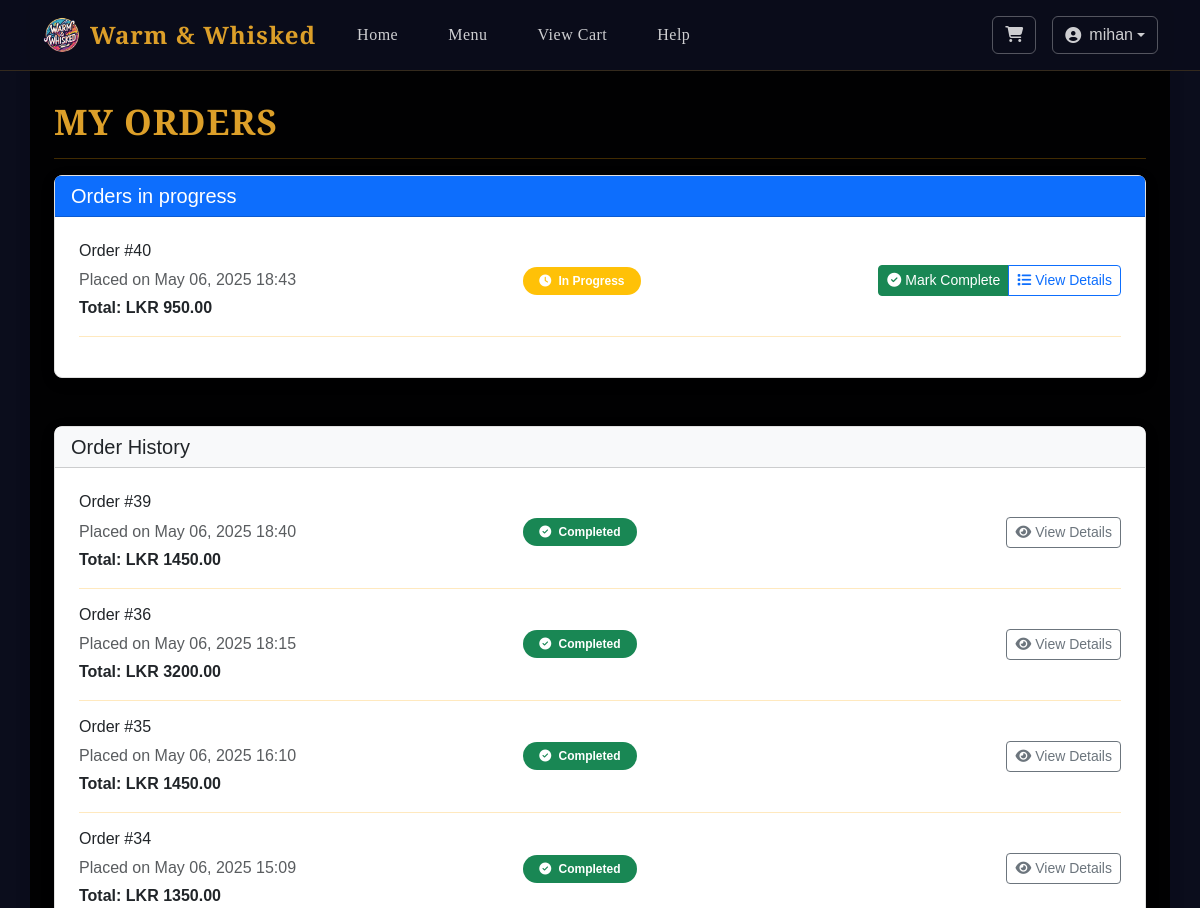
/my-orders/ (signed in, upper part), run on an earlier commit of the app's database.
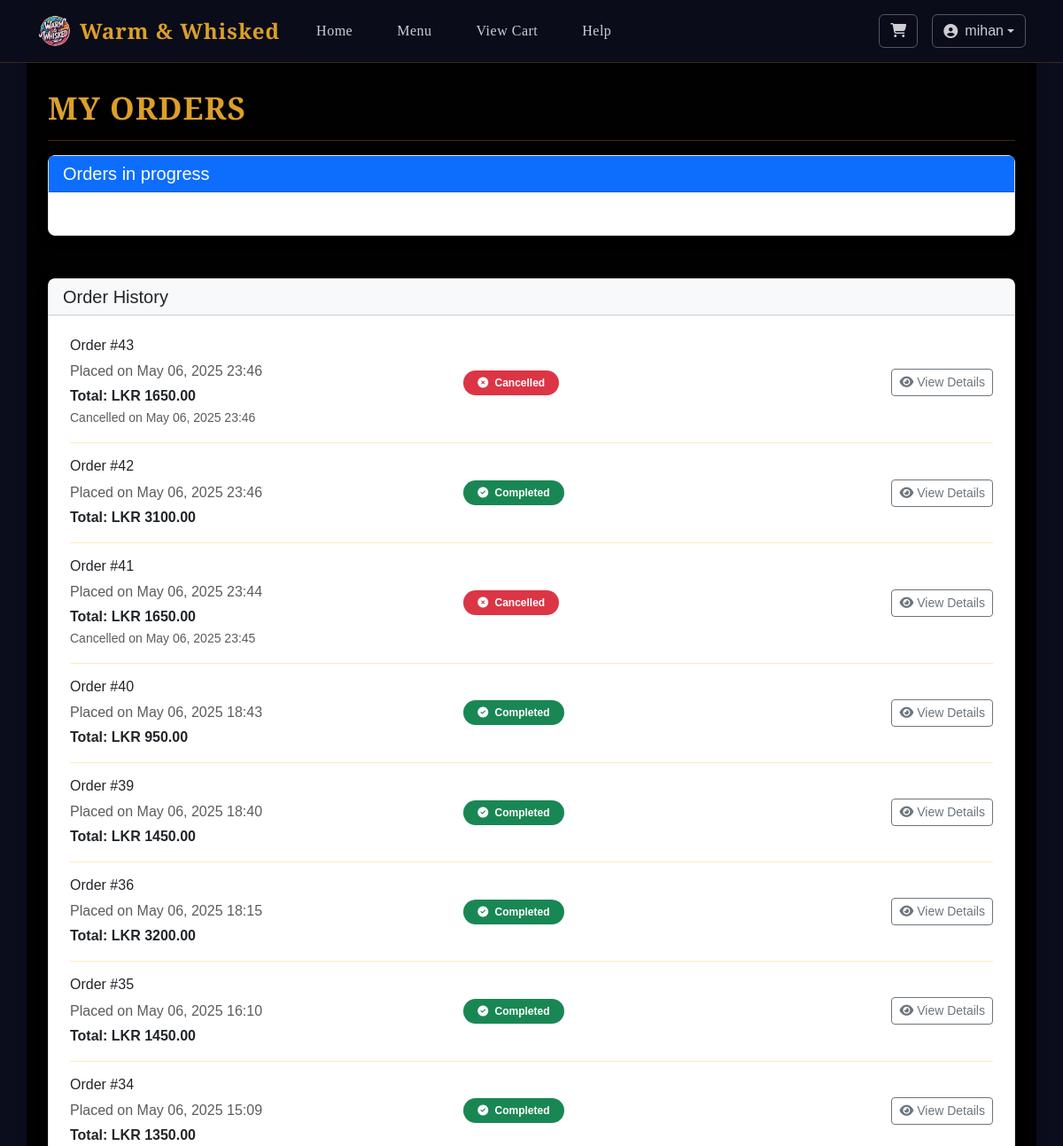
And on a later commit of the database.
### orders/models.py (models this page shows, shortened)
class Order(models.Model):
    ORDER_STATUS = (
        ('preparing', 'In Progress'),
        ('ready', 'Ready'),
        ('completed', 'Completed'),
        ('cancelled', 'Cancelled'),
    )
    user = models.ForeignKey(User, on_delete=models.CASCADE)
    created_at = models.DateTimeField(auto_now_add=True)
    status = models.CharField(max_length=20, choices=ORDER_STATUS, default='preparing')
    total = models.DecimalField(max_digits=8, decimal_places=2)
    delivery_address = models.TextField()
    contact_number = models.CharField(max_length=15)
    cancelled_at = models.DateTimeField(null=True, blank=True)
    class Meta:
        ordering = ['-created_at']
    @property
    def can_cancel(self):
        return (self.status in ['preparing', 'ready'] and
                timezone.now() <= self.created_at + timedelta(minutes=5))

### orders/views.py (the view)
# urls.py: path('my-orders/', views.order_tracking, name='order_tracking'),  # Changed path
@login_required
def order_tracking(request):
    orders = Order.objects.filter(user=request.user).order_by('-created_at')
    return render(request, 'orders/my_orders/order_tracking.html', {
        'orders': orders,
        'now': timezone.now()
    })

### orders/templates/orders/my_orders/order_tracking.html (shortened to what this page needs)
{% extends 'orders/pages/base.html' %}
{% block content %}
<div class="container" style="padding-top: 60px;">
    <h2 style="font-family: 'Cormorant Garamond';
            font-weight: 600;
            font-size: 2.2rem;
            color: #dc9f29;
            letter-spacing: 1px;
            margin: 20px 0 15px;
            text-transform: uppercase;
            " >My Orders</h2><hr>
    <div class="card mb-4">
        <div class="card-header bg-primary text-white">
            <h5 class="mb-0">Orders in progress</h5>
        </div>
        <div class="card-body">
            {% for order in orders %}
                {% if order.status != 'completed' and order.status != 'cancelled' %}
                <div class="row mb-3 align-items-center">
                    <div class="col-md-5">
                        <h6>Order #{{ order.id }}</h6>
                        <p class="mb-1 text-muted">Placed on {{ order.created_at|date:"M d, Y H:i" }}</p>
                        <p class="mb-0"><strong>Total: LKR {{ order.total }}</strong></p>
                    </div>
                    <div class="col-md-3">
                        <span class="badge rounded-pill bg-{% if order.status == 'ready' %}success{% elif order.status == 'preparing' %}warning{% else %}secondary{% endif %} py-2 px-3">
                            <i class="fas fa-{% if order.status == 'ready' %}check-circle{% elif order.status == 'preparing' %}clock{% else %}info-circle{% endif %} me-1"></i>
                            {{ order.get_status_display }}
                        </span>
                    </div>
                    <div class="col-md-4 text-end">
                        <div class="btn-group" role="group">
                            {% if order.status == 'preparing' %}
                            <a href="{% url 'complete_order' order.id %}" class="btn btn-success btn-sm">
                                <i class="fas fa-check-circle me-1"></i>Mark Complete
                            </a>
                            {% endif %}
                            <button class="btn btn-outline-primary btn-sm"
                                    data-bs-toggle="modal"
                                    data-bs-target="#orderModal"
                                    onclick="loadOrderDetails({{ order.id }})">
                                <i class="fas fa-list me-1"></i>View Details
                            </button>
                        </div>
                    </div>
                </div>
                {% if not forloop.last %}<hr>{% endif %}
                {% endif %}
            {% empty %}
                <div class="text-center py-3">
                    <i class="fas fa-inbox fa-3x text-muted mb-3"></i>
                    <p class="text-muted">No orders in progress</p>
                </div>
            {% endfor %}
        </div>
    </div><br>
    <div class="card">
        <div class="card-header bg-light">
            <h5 class="mb-0">Order History</h5>
        </div>
        <div class="card-body">
            {% for order in orders %}
                {% if order.status == 'completed' or order.status == 'cancelled' %}
                <div class="row mb-3 align-items-center">
                    <div class="col-md-5">
                        <h6>Order #{{ order.id }}</h6>
                        <p class="mb-1 text-muted">Placed on {{ order.created_at|date:"M d, Y H:i" }}</p>
                        <p class="mb-0"><strong>Total: LKR {{ order.total }}</strong></p>
                        {% if order.status == 'cancelled' %}
                        <small class="text-muted">Cancelled on {{ order.cancelled_at|date:"M d, Y H:i" }}</small>
                        {% endif %}
                    </div>
                    <div class="col-md-3">
                        <span class="badge rounded-pill bg-{% if order.status == 'completed' %}success{% else %}danger{% endif %} py-2 px-3">
                            <i class="fas fa-{% if order.status == 'completed' %}check-circle{% else %}times-circle{% endif %} me-1"></i>
                            {{ order.get_status_display }}
                        </span>
                    </div>
                    <div class="col-md-4 text-end">
                        <button class="btn btn-outline-secondary btn-sm"
                                data-bs-toggle="modal"
                                data-bs-target="#orderModal"
                                onclick="loadOrderDetails({{ order.id }})">
                            <i class="fas fa-eye me-1"></i>View Details
                        </button>
                    </div>
                </div>
                {% if not forloop.last %}<hr>{% endif %}
                {% endif %}
            {% empty %}
                <div class="text-center py-3">
                    <i class="fas fa-inbox fa-3x text-muted mb-3"></i>
                    <p class="text-muted">No past orders</p>
                </div>
            {% endfor %}
        </div>
    </div>
</div>
{% endblock %}

### orders/templates/orders/pages/base.html (shortened to what this page needs)
{% load static %}
<!DOCTYPE html>
<html lang="en">
<head>
    <link href="https://cdn.jsdelivr.net/npm/bootstrap@5.3.0/dist/css/bootstrap.min.css" rel="stylesheet">
    <link rel="stylesheet" href="https://cdnjs.cloudflare.com/ajax/libs/font-awesome/6.4.0/css/all.min.css">
    <link rel="stylesheet" href="{% static 'orders/css/style.css' %}">
</head>
<body>
    <nav class="navbar navbar-expand-lg navbar-dark bg-dark fixed-top">
        <div class="container">
            <a class="navbar-brand d-flex align-items-center" href="{% url 'home' %}">
                <img src="{% static 'images/logo.png' %}" alt="Logo" height="40" class="me-2">
                <span class="brand-name">Warm & Whisked</span>
            </a>
            <div class="collapse navbar-collapse" id="navbarNav">
                <ul class="navbar-nav me-auto">
                    <li class="nav-item mx-1">
                        <a class="nav-link px-3 py-2 {% if request.resolver_match.url_name == 'home' %}active{% endif %}" href="{% url 'home' %}">Home</a>
                    </li>
                    <li class="nav-item mx-1">
                        <a class="nav-link px-3 py-2 {% if request.resolver_match.url_name == 'orders' %}active{% endif %}" href="{% url 'orders' %}">Menu</a>
                    </li>
                    <li class="nav-item mx-1">
                        <a class="nav-link px-3 py-2 {% if request.resolver_match.url_name == 'cart' %}active{% endif %}" href="{% url 'cart' %}">View Cart</a>
                    </li>
                    <li class="nav-item mx-1">
                        <a class="nav-link px-3 py-2 {% if request.resolver_match.url_name == 'help' %}active{% endif %}" href="{% url 'help' %}">Help</a>
                    </li>
                </ul>
                <div class="d-flex align-items-center">
                    <a href="{% url 'cart' %}" class="btn btn-outline-light position-relative me-3">
                        <i class="fas fa-shopping-cart"></i>
                    </a>
                    {% if user.is_authenticated %}
                        <div class="dropdown">
                            <button class="btn btn-outline-light dropdown-toggle d-flex align-items-center" type="button" id="userDropdown" data-bs-toggle="dropdown">
                                <i class="fas fa-user-circle me-2"></i> {{ user.username }}
                            </button>
                        </div>
                    {% else %}
                        <a href="{% url 'login' %}" class="btn btn-outline-light me-2">Login</a>
                        <a href="{% url 'signup' %}" class="btn btn-gold">Sign Up</a>
                    {% endif %}
                </div>
            </div>
        </div>
    </nav>
<main class="container main-content" style="padding-top: 20px; min-height: calc(100vh - 100px);">
    {% block content %}{% endblock %}
</main>
</body>
</html>

### orders/static/orders/css/style.css (style rules this page uses)
body { font-family: 'Arial', sans-serif; background-color: #0b0d1c; color: #212529; margin: 0; padding: 0; }
.navbar { background-color: rgba(11, 13, 28, 0.95) !important; backdrop-filter: blur(10px); border-bottom: 1px solid rgba(220, 159, 41, 0.2); padding: 10px 0; transition: all 0.3s ease; }
.navbar-brand .brand-name { font-family: 'Cormorant Garamond', serif; font-weight: 600; font-size: 1.5rem; color: #dc9f29; letter-spacing: 1px; }
.navbar-brand img { max-height: 50px; }
.nav-link { font-family: 'Cormorant', serif; font-weight: 500; letter-spacing: 0.5px; color: rgba(255, 255, 255, 0.8) !important; transition: all 0.3s ease; border-radius: 4px; margin: 0 5px; }
.card { border: 1px solid #e0e0e0; border-radius: 8px; }
.card-header { font-weight: bold; background-color: #f8f9fa; }
.card-body { padding: 1.5rem; }
.main-content { padding-top: 80px; }
.nav-link { padding: 8px 15px; margin: 0 5px; border-radius: 20px; transition: all 0.3s ease; }
.btn-outline-light { border-color: rgba(255, 255, 255, 0.3); color: rgba(255, 255, 255, 0.8); transition: all 0.3s ease; }
.main-content { background-color: rgba(0, 0, 0, 0.92); border-radius: 8px; box-shadow: 0 0 20px rgba(0, 0, 0, 0.05); position: relative; }
hr { border-color: #ffa800; }
.card { transition: all 0.3s ease; box-shadow: 0 4px 15px rgba(0, 0, 0, 0.1); }

What changed in the data, as far as the page shows it:
added Order: id "43", created_at "May 06, 2025 23:46", total "1650.00", cancelled_at "May 06, 2025 23:46", status "Cancelled", shown under "Order History"
added Order: id "42", created_at "May 06, 2025 23:46", total "3100.00", status "Completed", shown under "Order History"
added Order: id "41", created_at "May 06, 2025 23:44", total "1650.00", cancelled_at "May 06, 2025 23:45", status "Cancelled", shown under "Order History"
changed Order "May 06, 2025 18:43": moves from the list under "Orders in progress" to the list under "Order History"
